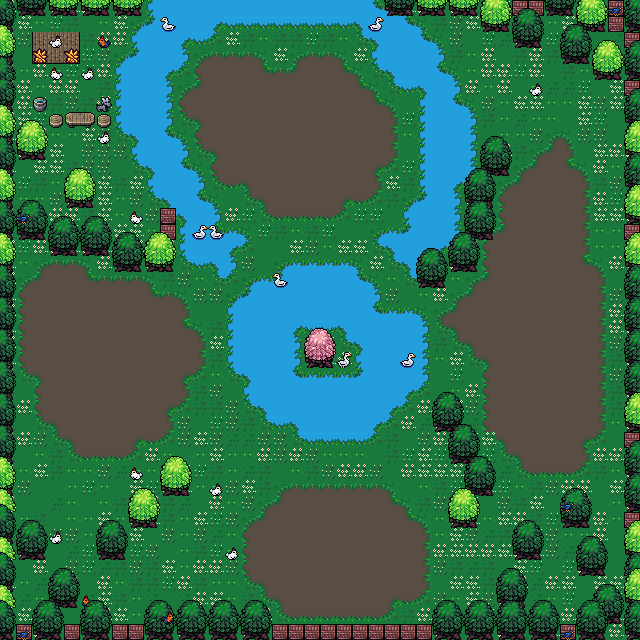

This game map was drawn from its Tiled (.tmx) file and the tilesets committed beside it. A one-line description and the trimmed map source follow:
An orthogonal 40x40 tile map with 16x16 px tiles, 11 tile layers (water collider, water cresant, water lake, dirt border, ...) and 13 objects (13x animal).

<map version="1.2" tiledversion="1.3.4" orientation="orthogonal" renderorder="right-down" width="40" height="40" tilewidth="16" tileheight="16" infinite="0" nextlayerid="13" nextobjectid="15">
 <tileset firstgid="1" source="FarmMap.tsx" />
 <layer id="3" name="water collider" width="40" height="40">
  <data>[1600 cells, 143 non-empty, 1 distinct tile ids]</data>
 </layer>
 <layer id="2" name="water cresant" width="40" height="40">
  <data>[1600 cells, 178 non-empty, 4 distinct tile ids]</data>
 </layer>
 <layer id="8" name="water lake" width="40" height="40">
  <data>[1600 cells, 128 non-empty, 3 distinct tile ids]</data>
 </layer>
 <layer id="4" name="dirt border" width="40" height="40">
  <data>[1600 cells, 200 non-empty, 4 distinct tile ids]</data>
 </layer>
 <layer id="5" name="dirt" width="40" height="40">
  <data>[1600 cells, 316 non-empty, 1 distinct tile ids]</data>
 </layer>
 <layer id="1" name="Grass" width="40" height="40">
  <data>[1600 cells, 1157 non-empty, 22 distinct tile ids]</data>
 </layer>
 <layer id="10" name="floor items" width="40" height="40">
  <data>[1600 cells, 13 non-empty, 12 distinct tile ids]</data>
 </layer>
 <layer id="9" name="bg animals" width="40" height="40">
  <data>[1600 cells, 119 non-empty, 21 distinct tile ids]</data>
 </layer>
 <layer id="6" name="tree bottoms" width="40" height="40">
  <data>[1600 cells, 288 non-empty, 15 distinct tile ids]</data>
 </layer>
 <layer id="11" name="fg animals" width="40" height="40">
  <data>[1600 cells, 138 non-empty, 21 distinct tile ids]</data>
 </layer>
 <objectgroup id="12" name="Object Layer 1">
  <object id="1" name="animal" type="animal" x="529" y="81" width="14" height="15" />
  <object id="2" name="animal" type="animal" x="368" y="17" width="16" height="15" />
  <object id="3" name="animal" type="animal" x="161" y="17" width="15" height="15" />
  <object id="4" name="animal" type="animal" x="209" y="225" width="15" height="14" />
  <object id="5" name="animal" type="animal" x="193" y="224" width="13" height="14" />
  <object id="6" name="animal" type="animal" x="272" y="272" width="16" height="16" />
  <object id="7" name="animal" type="animal" x="401" y="353" width="15" height="14" />
  <object id="8" name="animal" type="animal" x="226" y="546" width="13" height="15" />
  <object id="9" name="animal" type="animal" x="162" y="609" width="14" height="16" />
  <object id="10" name="animal" type="animal" x="210" y="484" width="12" height="12" />
  <object id="11" name="animal" type="animal" x="130" y="466" width="12" height="14" />
  <object id="12" name="animal" type="animal" x="49" y="530" width="14" height="14" />
  <object id="13" name="animal" type="animal" x="82" y="594" width="13" height="15" />
 </objectgroup>
 <layer id="7" name="Treetops" width="40" height="40">
  <data>[1600 cells, 117 non-empty, 4 distinct tile ids]</data>
 </layer>
</map>
